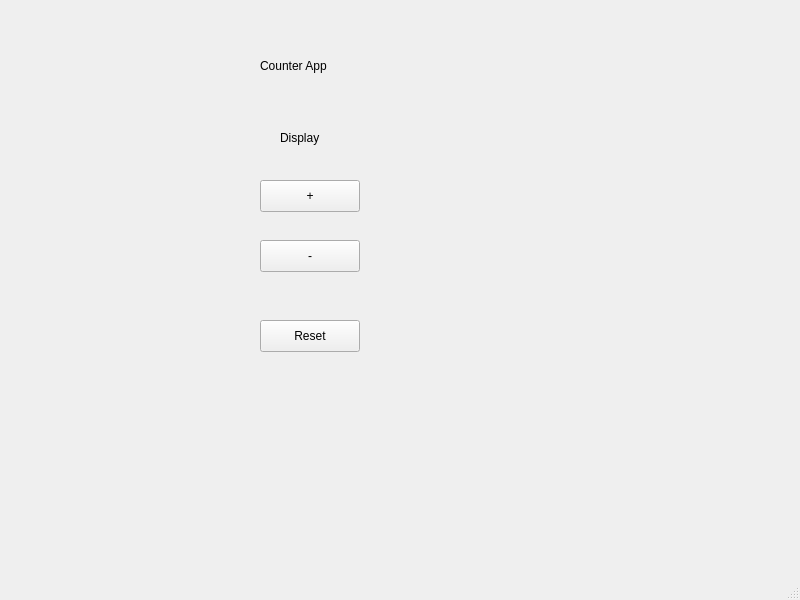
<?xml version="1.0" encoding="UTF-8"?>
<ui version="4.0">
 <class>MainWindow</class>
 <widget class="QMainWindow" name="MainWindow">
  <property name="geometry">
   <rect>
    <x>0</x>
    <y>0</y>
    <width>800</width>
    <height>600</height>
   </rect>
  </property>
  <property name="windowTitle">
   <string>MainWindow</string>
  </property>
  <widget class="QWidget" name="centralwidget">
   <widget class="QLabel" name="lcdNumber">
    <property name="geometry">
     <rect>
      <x>280</x>
      <y>130</y>
      <width>58</width>
      <height>16</height>
     </rect>
    </property>
    <property name="text">
     <string>Display</string>
    </property>
   </widget>
   <widget class="QPushButton" name="minus">
    <property name="geometry">
     <rect>
      <x>260</x>
      <y>240</y>
      <width>100</width>
      <height>32</height>
     </rect>
    </property>
    <property name="text">
     <string>-</string>
    </property>
   </widget>
   <widget class="QPushButton" name="plus">
    <property name="geometry">
     <rect>
      <x>260</x>
      <y>180</y>
      <width>100</width>
      <height>32</height>
     </rect>
    </property>
    <property name="text">
     <string>+</string>
    </property>
   </widget>
   <widget class="QPushButton" name="Reset">
    <property name="geometry">
     <rect>
      <x>260</x>
      <y>320</y>
      <width>100</width>
      <height>32</height>
     </rect>
    </property>
    <property name="text">
     <string>Reset</string>
    </property>
   </widget>
   <widget class="QLabel" name="label">
    <property name="geometry">
     <rect>
      <x>260</x>
      <y>40</y>
      <width>161</width>
      <height>51</height>
     </rect>
    </property>
    <property name="text">
     <string>Counter App</string>
    </property>
   </widget>
  </widget>
  <widget class="QMenuBar" name="menubar">
   <property name="geometry">
    <rect>
     <x>0</x>
     <y>0</y>
     <width>800</width>
     <height>33</height>
    </rect>
   </property>
  </widget>
  <widget class="QStatusBar" name="statusbar"/>
 </widget>
 <resources/>
 <connections/>
</ui>
